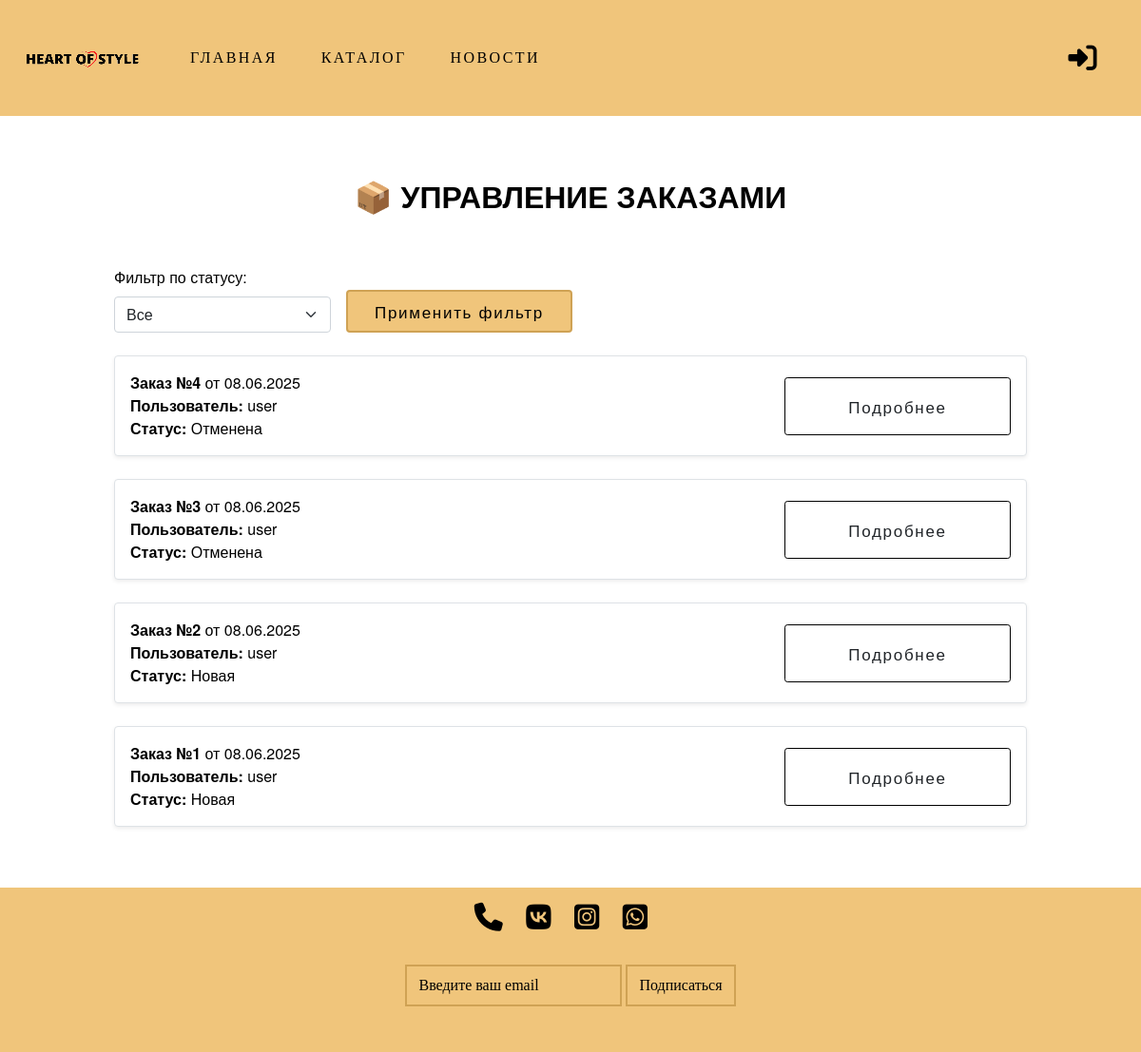
Page /admin_order/ on the committed database.
### backend/general/models.py (models this page shows, shortened)
class Order(models.Model):
    TYPE_PAYMENT_CHOICES = [
        ("0", "Банковская карта "),
        ("1", "Наличные"),
    ]
    STATUS_CHOICES = [
        ("0", "Новая"),
        ("1", "В Обработке"),
        ("2", "Принята"),
        ("3", "Завершена"),
        ("4", "Отменена"),
    ]
    user = models.ForeignKey(
        User,
        on_delete=models.CASCADE
    )
    address = models.ForeignKey(
        PickupPoint,
        on_delete=models.SET_NULL,
        null=True,
        blank=False
    )
    type_payment = models.CharField(max_length=1, choices=TYPE_PAYMENT_CHOICES)
    status = models.CharField(max_length=1, choices=STATUS_CHOICES, default='0')
    date_at = models.DateTimeField(auto_now_add=True, verbose_name='Дата создания')
    product = models.ManyToManyField(
        Product,
        related_name='orders'
    )
    cancel_reason = models.CharField(max_length=200, null=True, blank=True)
    @property
    def total_price(self):
        return sum(item.total_price for item in self.items.all())

### backend/general/views.py (the view)
# urls.py: path('admin_order/', admin_order, name='admin_order'),
def admin_order(request):
    status = request.GET.get('status')
    orders = Order.objects.all().order_by('-date_at')
    if status:
        orders = orders.filter(status=status)
    return render(request, 'admin_order.html', {'orders': orders})

### backend/general/models.py (called while the page is built)
    def __str__(self):
        return self.address

    @property
    def total_price(self):
        return self.quantity * self.price

### frontend/templates/admin_order.html (shortened to what this page needs)
{% extends 'base.html' %}
{% load static %}
{% block content %}
<div class="profile-container">
  <h1 class="profile-title">📦 Управление заказами</h1>
  <form method="get" class="row g-3 align-items-end mb-4">
    <div class="col-md-3">
      <label for="status" class="form-label">Фильтр по статусу:</label>
      <select name="status" id="status" class="form-select">
        <option value="">Все</option>
      </select>
    </div>
    <div class="col-md-auto">
      <button type="submit" class="btn btn-outline-dark">Применить фильтр</button>
    </div>
  </form>
  {% for order in orders %}
    <div class="order-block mb-4 border p-3 rounded shadow-sm">
      <div id="summary-block-{{ order.id }}">
        <div class="d-flex justify-content-between align-items-center">
          <div>
            <p><strong>Заказ №{{ order.id }}</strong> от {{ order.date_at|date:"d.m.Y" }}</p>
            <p><strong>Пользователь:</strong> {{ order.user.username }}</p>
            <p><strong>Статус:</strong> {{ order.get_status_display }}</p>
          </div>
          <div id="toggle-button-show-{{ order.id }}">
            <button class="btn btn-sm btn-outline-dark" onclick="toggleDetails({{ order.id }})">Подробнее</button>
          </div>
        </div>
      </div>
    </div>
  {% endfor %}
</div>
{% endblock %}

### frontend/static/my_css/style.css (style rules this page uses)
:root { --two-color: rgb(207, 162, 84); --main-color: rgb(240, 197, 123); --main-font: "Playfair Display" }
html, body { font-family: "Alegreya Sans"; color: black; font-size: 16px; margin: 0; padding: 0; width: 100%; min-height: 100vh; }
h1, h2, h3, h4, h5, h6 { padding: 0; margin: 0; text-transform: uppercase; }
h1 { text-align: center; padding-top: 25px; padding-bottom: 25px; }
P { margin-bottom: 0px; }
form input[type="email"], form button[type="submit"] { border: 2px solid var(--two-color); padding: 8px 12px; background-color: var(--main-color); }
form button[type="submit"] { background-color: var(--main-color); color: black; border: 2px solid var(--two-color); cursor: pointer; transition: background-color 0.3s; }
.btn { display: flex; justify-content: center; align-items: center; font-size: 17px; letter-spacing: 0.1em; padding: 17px 47px; width: 238px; border: 1px solid black; }
form { margin: 2em 0; }
.profile-container { max-width: 1000px; margin: 0 auto; padding: 40px 20px; font-family: 'Helvetica Neue', sans-serif; }
.profile-title { text-align: center; font-size: 32px; font-weight: bold; margin-bottom: 30px; }
.order-block { background: #fff; border: 1px solid #eee; padding: 20px; border-radius: 10px; margin-bottom: 30px; }

### rows in the picture
Order: id "4", date_at "08.06.2025", user.username "user", status "Отменена"
Order: id "3", date_at "08.06.2025", user.username "user", status "Отменена"
Order: id "2", date_at "08.06.2025", user.username "user", status "Новая"
Order: id "1", date_at "08.06.2025", user.username "user", status "Новая"
